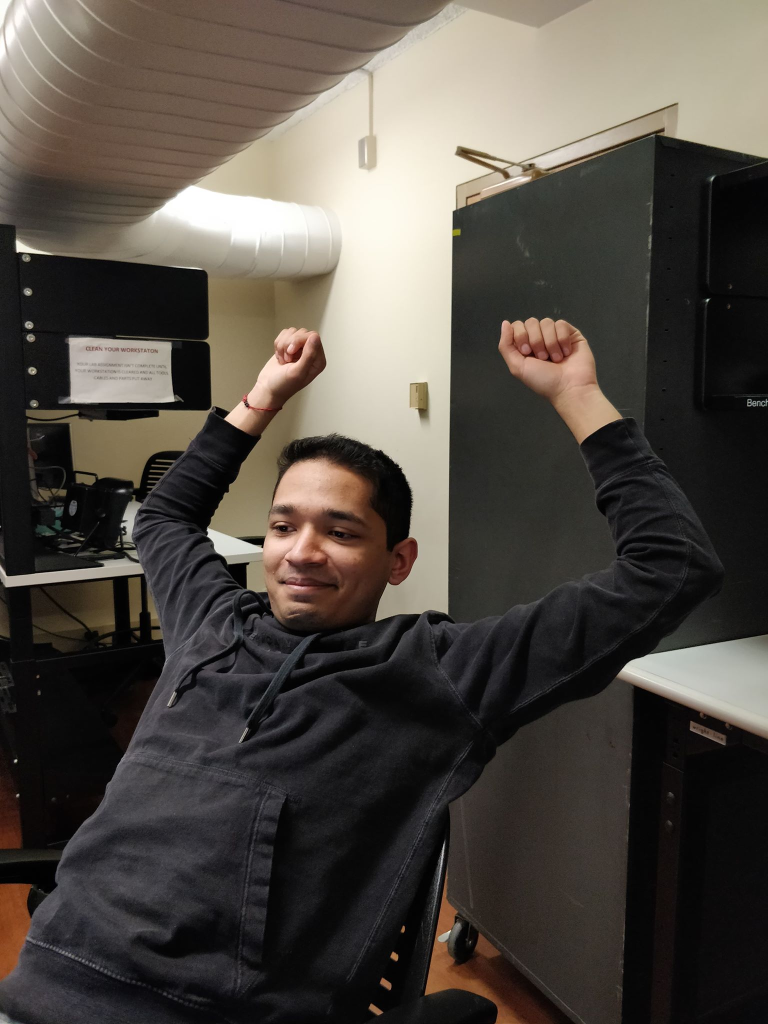
#> input picture xavier/data/rama.jpg, 1536 x 2048 px (shown at 1/2 size)
$ python -i find_user_robot.py   (imports and definitions only)   (older library calls are emulated)
#> lines starting #> are read from the running program, lines starting #| are printed output that depends on the picture; after the words box and inside, x2 and y2 are one past the last pixel; in counts of white or black regions, pixels touching at a corner belong together
#> further down, picture is the input picture: shape (2048, 1536, 3); mean B, G, R 67.8, 74.5, 80.6
#!/usr/bin/python3

import argparse
import sys
import cv2
import numpy as np
import pickle
import math
from tqdm import tqdm
import matplotlib.pyplot as plt
import json
import time

# find openpose library
openpose_path = "../../../openpose"
openpose_python_path = openpose_path + "/build/python"
sys.path.append(openpose_python_path)

from openpose import pyopenpose as op


# find the position of the robot in the given frame
# returns position coordinates, formatted string, and modified frame
# coordinates will be None if robot not found
def find_robot(frame):
    x = None
    y = None
    output = "Robot not found"
    # boundaries for the color of the robot in BGR
    lower = np.array([60, 70, 150], dtype="uint8")
    upper = np.array([170, 140, 255], dtype="uint8")
    # find the parts of the frame that matches the color range
    mask = cv2.inRange(frame, lower, upper)
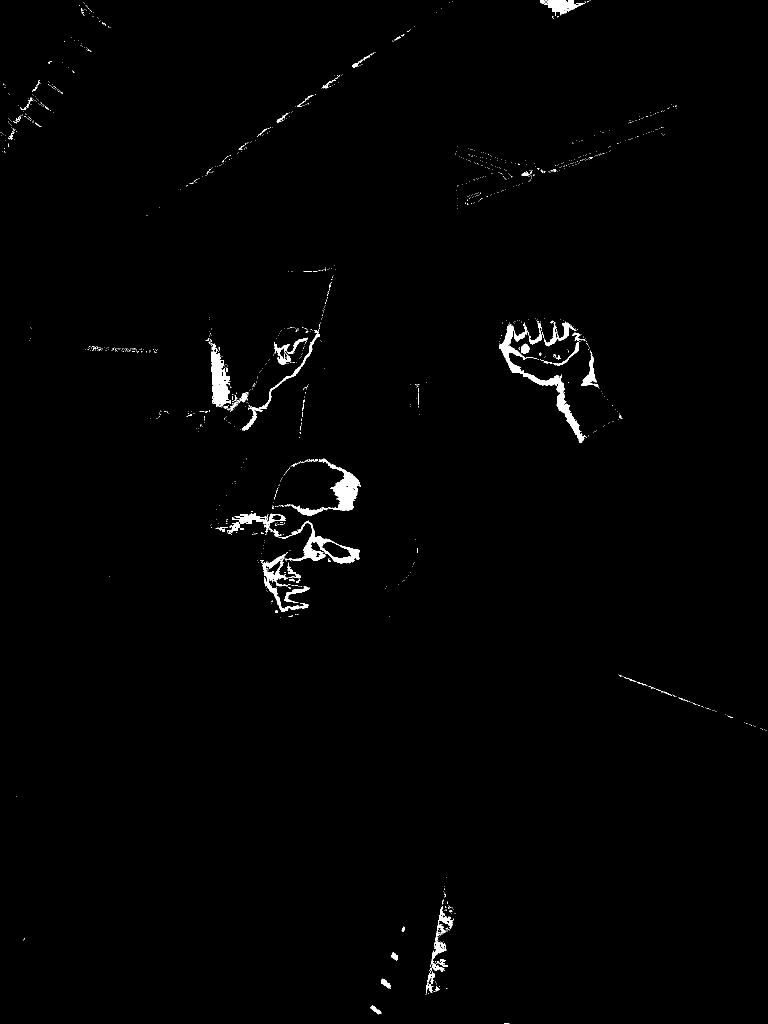
#> mask: shape (2048, 1536) (shown at 1/2 size); 0.97% white; 1202 white regions (1136 under 20 px), largest, box (x1, y1, x2, y2) and area: (998, 645, 1170, 886) 4833, (454, 1026, 720, 1127) 4454, (570, 917, 722, 1032) 3569
    mask = cv2.erode(mask, None, iterations=2)
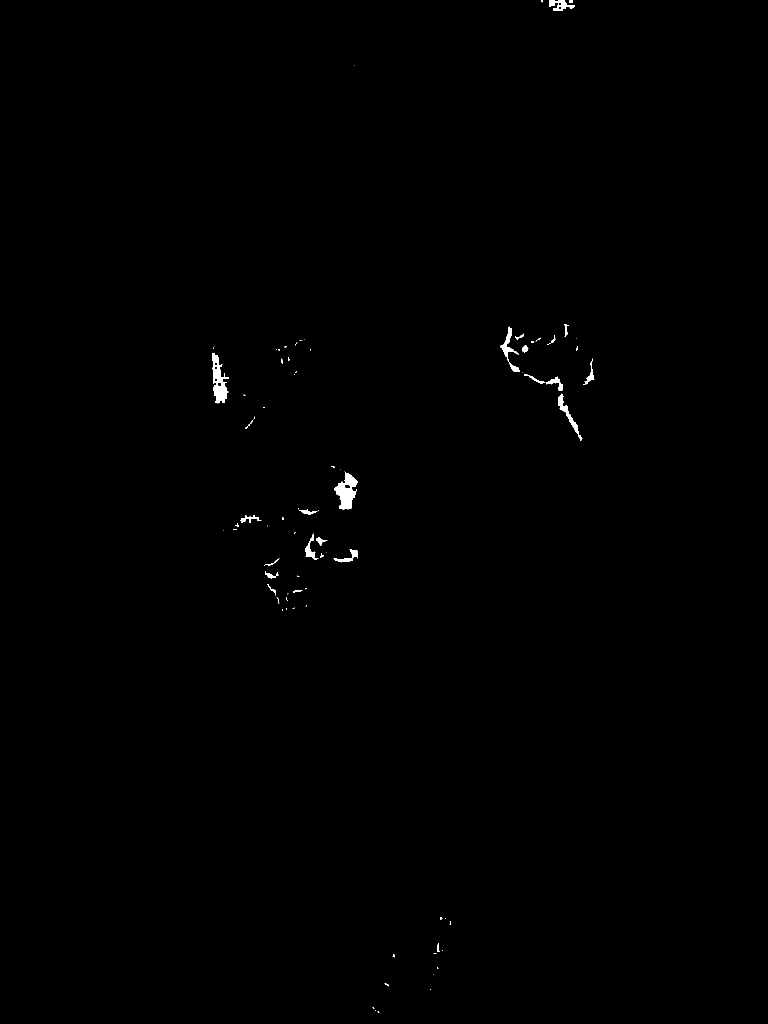
#> mask: shape (2048, 1536) (shown at 1/2 size); 0.29% white; 87 white regions (57 under 20 px), largest, box (x1, y1, x2, y2) and area: (669, 945, 716, 1019) 1871, (425, 706, 457, 807) 1717, (1001, 653, 1040, 744) 800
    mask = cv2.dilate(mask, None, iterations=2)
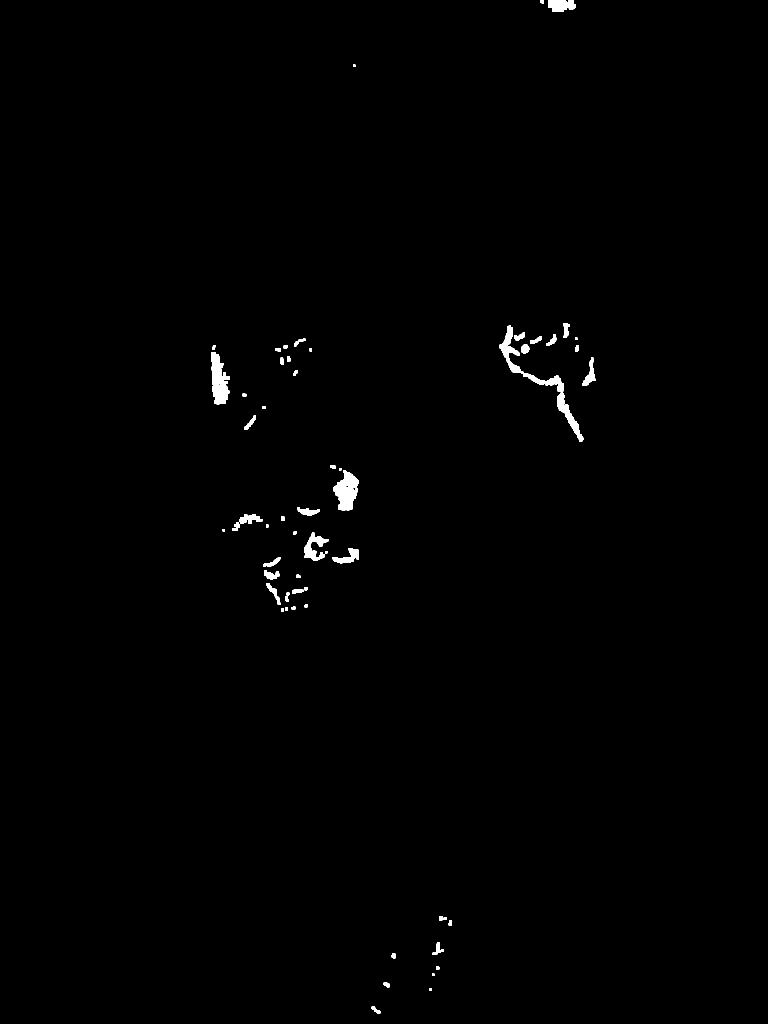
#> mask: shape (2048, 1536) (shown at 1/2 size); 0.6% white; 59 white regions
    _, contours, _ = cv2.findContours(mask, cv2.RETR_EXTERNAL, cv2.CHAIN_APPROX_SIMPLE)
#> contours = 59 contours, 6 with area under 20; largest, box (x1, y1, x2, y2) and area: (667, 940, 718, 1021) 2464, (423, 704, 459, 809) 2394, (999, 651, 1128, 784) 2313, (1114, 785, 1167, 884) 1248, (608, 1065, 657, 1121) 1096
    # frame = cv2.drawContours(frame, contours, -1, (0, 255, 0), 3)
    if len(contours) != 0:
        robot = max(contours, key=cv2.contourArea)
#> robot = contour of 104 points, box (x1, y1, x2, y2) (667, 940, 718, 1021), area 2464
        (x, y), radius = cv2.minEnclosingCircle(robot)
#> x = 689.5; y = 980.6; radius = 40.73
        x = int(x)
#> x = 689
        y = int(y)
#> y = 980
        cv2.circle(frame, (int(x), int(y)), 5, (0, 255, 0), -1)
#> frame: shape (2048, 1536, 3); under 0.01% of pixels changed, all inside (x1, y1, x2, y2) = (684, 975, 695, 986)
        output = "Robot in frame at (" + str(int(x)) + ", " + str(int(y)) + ")"
#> output = 'Robot in frame at (689, 980)'
    return [x, y], output, frame


# coords accepts a tuple and takes precedence over x and y
# return coords if coords are nonnegative and not None
# otherwise, return None for both coords
# [341 lines left out: functions check_coords, find_user_centers, find_user, get_keypoints, calc_coords, convert_vector_coord and 8 more, not called in this run]

# [57 lines not run here, left out]

>>> import cv2
>>> picture = cv2.imread('../../xavier/data/rama.jpg')
>>> result = find_robot(picture)
